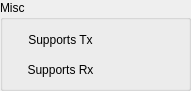
   <widget class="QGroupBox" name="groupBox_5">
    <property name="geometry">
     <rect>
      <x>820</x>
      <y>30</y>
      <width>191</width>
      <height>91</height>
     </rect>
    </property>
    <property name="title">
     <string>Misc</string>
    </property>
    <widget class="caLed" name="caled_3">
     <property name="geometry">
      <rect>
       <x>140</x>
       <y>60</y>
       <width>21</width>
       <height>21</height>
      </rect>
     </property>
     <property name="channel" stdset="0">
      <string notr="true">$(SYS)-$(DEVICE):DBuf-SupportsRx-I</string>
     </property>
     <property name="falseColor">
      <color>
       <red>160</red>
       <green>160</green>
       <blue>164</blue>
      </color>
     </property>
     <property name="trueColor">
      <color>
       <red>0</red>
       <green>205</green>
       <blue>0</blue>
      </color>
     </property>
     <property name="undefinedColor">
      <color>
       <red>255</red>
       <green>255</green>
       <blue>255</blue>
      </color>
     </property>
    </widget>
    <widget class="caLed" name="caled_2">
     <property name="geometry">
      <rect>
       <x>140</x>
       <y>30</y>
       <width>21</width>
       <height>21</height>
      </rect>
     </property>
     <property name="channel" stdset="0">
      <string notr="true">$(SYS)-$(DEVICE):DBuf-SupportsTx-I</string>
     </property>
     <property name="falseColor">
      <color>
       <red>160</red>
       <green>160</green>
       <blue>164</blue>
      </color>
     </property>
     <property name="trueColor">
      <color>
       <red>0</red>
       <green>205</green>
       <blue>0</blue>
      </color>
     </property>
     <property name="undefinedColor">
      <color>
       <red>255</red>
       <green>255</green>
       <blue>255</blue>
      </color>
     </property>
    </widget>
    <widget class="QLabel" name="label_14">
     <property name="geometry">
      <rect>
       <x>10</x>
       <y>30</y>
       <width>101</width>
       <height>20</height>
      </rect>
     </property>
     <property name="text">
      <string>Supports Tx</string>
     </property>
     <property name="alignment">
      <set>Qt::AlignCenter</set>
     </property>
    </widget>
    <widget class="QLabel" name="label_15">
     <property name="geometry">
      <rect>
       <x>10</x>
       <y>60</y>
       <width>101</width>
       <height>20</height>
      </rect>
     </property>
     <property name="text">
      <string>Supports Rx</string>
     </property>
     <property name="alignment">
      <set>Qt::AlignCenter</set>
     </property>
    </widget>
   </widget>
